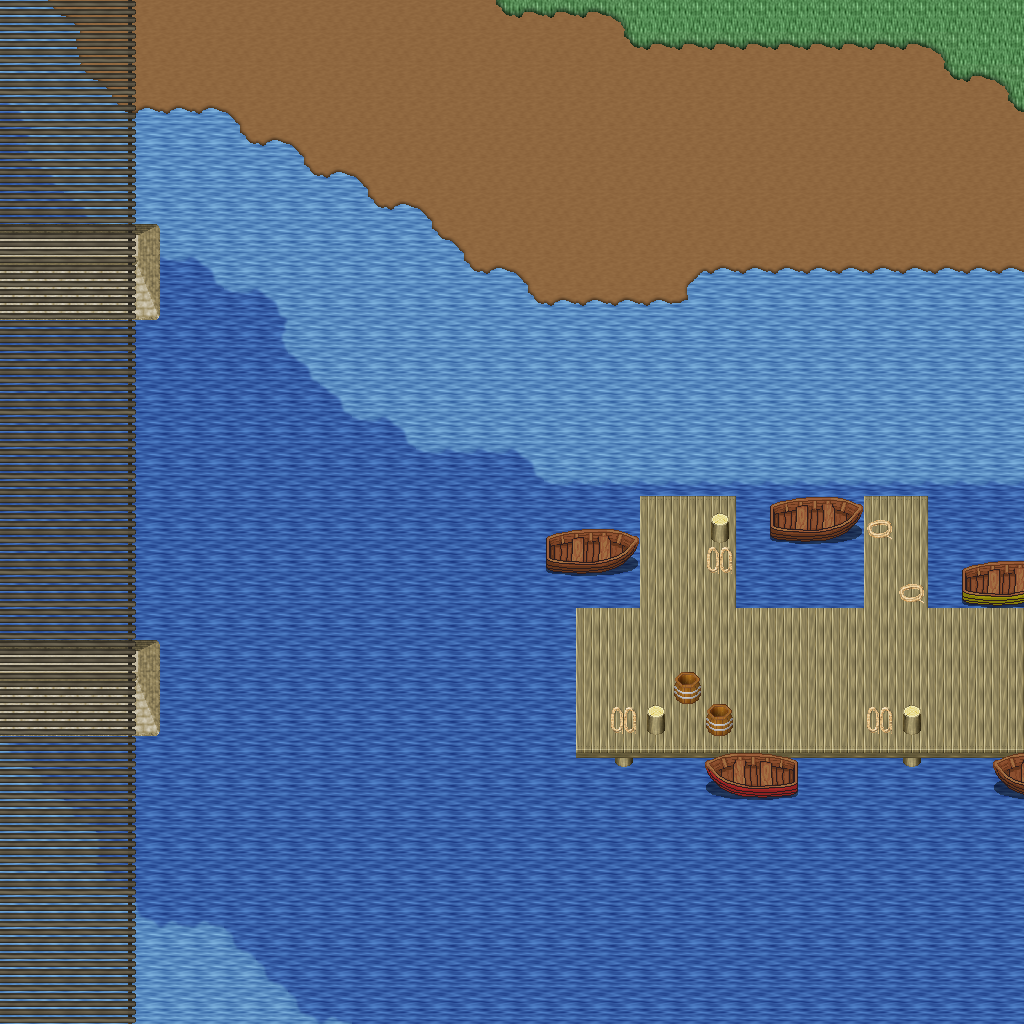

Rendered tile map (Tiled .tmx) drawn with the repository's tilesets; below, a short description and the map source with its tile grids summarised:
An orthogonal 32x32 tile map with 32x32 px tiles, 5 tile layers (Ground, Objects, Objects2, Above, ...), 1 hidden layer not drawn, 21 tilesets.

<map version="1.10" tiledversion="1.11.0" orientation="orthogonal" renderorder="right-down" width="32" height="32" tilewidth="32" tileheight="32" infinite="0" nextlayerid="11" nextobjectid="1">
 <tileset firstgid="1" name="logic_collision" tilewidth="32" tileheight="32" tilecount="1" columns="1">
  <image source="../drawable/logic_collision.png" width="32" height="32" />
 </tileset>
 <tileset firstgid="2" name="ground_ground" tilewidth="32" tileheight="32" tilecount="33" columns="3">
  <image source="../drawable/ground_ground.png" width="96" height="352" />
 </tileset>
 <tileset firstgid="35" name="building_castle" tilewidth="32" tileheight="32" tilecount="320" columns="20">
  <image source="../drawable/building_castle.png" width="640" height="512" />
 </tileset>
 <tileset firstgid="355" name="ground_water_pool" tilewidth="32" tileheight="32" tilecount="72" columns="3">
  <image source="../drawable/ground_water_pool.png" width="96" height="768" />
 </tileset>
 <tileset firstgid="427" name="ground_earth_edges" tilewidth="32" tileheight="32" tilecount="18" columns="6">
  <image source="../drawable/ground_earth_edges.png" width="192" height="96" />
 </tileset>
 <tileset firstgid="445" name="ground_grass_corners" tilewidth="32" tileheight="32" tilecount="24" columns="6">
  <image source="../drawable/ground_grass_corners.png" width="192" height="128" />
 </tileset>
 <tileset firstgid="469" name="ground_grass_edges" tilewidth="32" tileheight="32" tilecount="36" columns="12">
  <image source="../drawable/ground_grass_edges.png" width="384" height="96" />
 </tileset>
 <tileset firstgid="505" name="object_row_boat" tilewidth="32" tileheight="32" tilecount="30" columns="6">
  <image source="../drawable/object_row_boat.png" width="192" height="160" />
 </tileset>
 <tileset firstgid="535" name="item_ropes" tilewidth="32" tileheight="32" tilecount="4" columns="2">
  <image source="../drawable/item_ropes.png" width="64" height="64" />
 </tileset>
 <tileset firstgid="539" name="object_boardwalk" tilewidth="32" tileheight="32" tilecount="36" columns="6">
  <image source="../drawable/object_boardwalk.png" width="192" height="192" />
 </tileset>
 <tileset firstgid="575" name="object_ship" tilewidth="32" tileheight="32" tilecount="368" columns="16">
  <image source="../drawable/object_ship.png" width="512" height="736" />
 </tileset>
 <tileset firstgid="943" name="item_fishing_nets" tilewidth="32" tileheight="32" tilecount="6" columns="3">
  <image source="../drawable/item_fishing_nets.png" width="96" height="64" />
 </tileset>
 <tileset firstgid="949" name="item_fishrods" tilewidth="32" tileheight="32" tilecount="12" columns="4">
  <image source="../drawable/item_fishrods.png" width="128" height="96" />
 </tileset>
 <tileset firstgid="961" name="plant_stump_stump_vertical" tilewidth="32" tileheight="32" tilecount="1" columns="1">
  <image source="../drawable/plant_stump_stump_vertical.png" width="32" height="32" />
 </tileset>
 <tileset firstgid="962" name="item_pot_barrel" tilewidth="32" tileheight="32" tilecount="2" columns="1">
  <image source="../drawable/item_pot_barrel.png" width="32" height="64" />
 </tileset>
 <tileset firstgid="964" name="ground_cobbled_paving" tilewidth="32" tileheight="32" tilecount="1" columns="1">
  <image source="../drawable/ground_cobbled_paving.png" width="32" height="32" />
 </tileset>
 <tileset firstgid="965" name="ground_ladder_vertical_pale" tilewidth="32" tileheight="32" tilecount="5" columns="5">
  <image source="../drawable/ground_ladder_vertical_pale.png" width="160" height="32" />
 </tileset>
 <tileset firstgid="970" name="item_caution_sign" tilewidth="32" tileheight="32" tilecount="1" columns="1">
  <image source="../drawable/item_caution_sign.png" width="32" height="32" />
 </tileset>
 <tileset firstgid="971" name="ground_ridge_earth_dark" tilewidth="32" tileheight="32" tilecount="96" columns="12">
  <image source="../drawable/ground_ridge_earth_dark.png" width="384" height="256" />
 </tileset>
 <tileset firstgid="1067" name="ground_ridge_earth_pale" tilewidth="32" tileheight="32" tilecount="96" columns="12">
  <image source="../drawable/ground_ridge_earth_pale.png" width="384" height="256" />
 </tileset>
 <tileset firstgid="1163" name="plant_tree_tree_darkgreen" tilewidth="32" tileheight="32" tilecount="88" columns="8">
  <image source="../drawable/plant_tree_tree_darkgreen.png" width="256" height="352" />
 </tileset>
 <layer id="1" name="Ground" width="32" height="32">
  <data>[1024 cells, 1024 non-empty, 12 distinct tile ids]</data>
 </layer>
 <layer id="2" name="Objects" width="32" height="32">
  <data>[1024 cells, 129 non-empty, 31 distinct tile ids]</data>
 </layer>
 <layer id="3" name="Objects2" width="32" height="32">
  <data>[1024 cells, 182 non-empty, 16 distinct tile ids]</data>
 </layer>
 <layer id="4" name="Above" width="32" height="32">
  <data>[1024 cells, 0 non-empty, 0 distinct tile ids]</data>
 </layer>
 <layer id="5" name="Above2" width="32" height="32">
  <data>[1024 cells, 0 non-empty, 0 distinct tile ids]</data>
 </layer>
 <layer id="6" name="Walkable" width="32" height="32" visible="0">
  <data>[1024 cells, 448 non-empty, 1 distinct tile ids]</data>
 </layer>
 <objectgroup id="7" name="Mapevents" />
 <objectgroup id="8" name="Spawn" />
 <objectgroup id="9" name="Keys" />
 <objectgroup id="10" name="Replace" />
</map>
